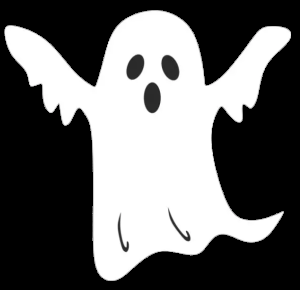
#> input picture sprites/ghost_1.png, 300 x 290 px; its folder holds 4 pictures in this run
$ python working_ghost_tracker.py
#> lines starting #> are read from the running program, lines starting #| are printed output that depends on the picture
#!/usr/bin/env python3

import cv2
import numpy as np
import time
import random
import os

class WorkingGhostTracker:
    def __init__(self):
        # Default parameters - User's preferred settings
        self.depth_min = 217      # mm = 0.7120 feet
        self.depth_max = 3626     # mm = 11.8943 feet
        self.video_opacity = 0.3
        self.ghost_alpha = 0.7
        self.ghost_color = (200, 200, 255)  # Light blue ghost

        # Ghost sprites - load all ghost images
        self.ghost_sprites = []
        self.load_ghost_sprites()

        # Track ghost assignments for each person
        self.person_ghost_map = {}  # Maps person ID to ghost sprite
        self.person_fade_data = {}  # Maps person ID to fade cycle data

        # Background capture
        self.background_image = None
        self.capture_background = False

        # Create control panel
        self.setup_control_panel()

    def setup_control_panel(self):
        """Create a simple OpenCV control panel"""
        cv2.namedWindow('Control Panel', cv2.WINDOW_NORMAL)
        cv2.resizeWindow('Control Panel', 500, 400)

        # Distance controls in feet (4 decimal places)
        min_feet = self.depth_min / 304.8
        max_feet = self.depth_max / 304.8
        cv2.createTrackbar('Min Dist', 'Control Panel', int(min_feet * 10000), 100000, self.update_min_distance_feet)
        cv2.createTrackbar('Max Dist', 'Control Panel', int(max_feet * 10000), 200000, self.update_max_distance_feet)

        # Video opacity
        cv2.createTrackbar('Video Opacity', 'Control Panel', int(self.video_opacity * 100), 100, self.update_video_opacity)

        # Background capture button
        cv2.createTrackbar('Capture BG', 'Control Panel', 0, 1, self.capture_background_callback)

    def update_min_distance_feet(self, val):
        """Update min distance from trackbar"""
        feet = val / 10000.0
        self.depth_min = int(feet * 304.8)
        print(f"Min distance set to {feet:.4f} feet ({self.depth_min}mm)")

    def update_max_distance_feet(self, val):
        """Update max distance from trackbar"""
        feet = val / 10000.0
        self.depth_max = int(feet * 304.8)
        print(f"Max distance set to {feet:.4f} feet ({self.depth_max}mm)")

    def update_video_opacity(self, val):
        """Update video opacity from trackbar"""
        self.video_opacity = val / 100.0
        print(f"Video opacity set to {self.video_opacity:.2f}")

    def capture_background_callback(self, val):
        """Callback for background capture button"""
        if val == 1:  # Button was pressed
            self.capture_background = True
            print("✅ Background capture triggered!")
            # Reset button to 0 after capturing
            cv2.setTrackbarPos('Capture BG', 'Control Panel', 0)

    def load_ghost_sprites(self):
        """Load all ghost sprite images from sprites folder"""
        sprite_folder = "sprites"

        if not os.path.exists(sprite_folder):
            print(f"Sprite folder '{sprite_folder}' not found!")
            return

        # Load all ghost images
        for filename in sorted(os.listdir(sprite_folder)):
            if filename.endswith('.png'):
                sprite_path = os.path.join(sprite_folder, filename)
                sprite = cv2.imread(sprite_path, cv2.IMREAD_UNCHANGED)
#> sprite is the input picture: shape (290, 300, 4); mean B, G, R, A 104.8, 104.8, 104.8, 107.5
                if sprite is not None:
                    self.ghost_sprites.append(sprite)
                    print(f"Loaded ghost sprite: {filename}")
                else:
                    print(f"Failed to load: {filename}")

        if len(self.ghost_sprites) == 0:
            print("No ghost sprites loaded!")
        else:
            print(f"Total ghosts loaded: {len(self.ghost_sprites)}")

    def run(self):
        """Main loop - test version without Kinect"""
        print("👻 Ghost Tracking Test (No Kinect)")
        print("Use the Control Panel to adjust settings!")
        print("Press 'q' to quit, 's' to save a frame")

        frame_count = 0
        while True:
            # Create proper test frames instead of random noise
            rgb = np.zeros((480, 640, 3), dtype=np.uint8)
            rgb[:] = (50, 50, 50)  # Dark gray background

            # Create a proper depth map
            depth = np.ones((480, 640), dtype=np.uint16) * 2000  # Default depth

            # Add some test content to RGB
            cv2.putText(rgb, f"Test Frame {frame_count}", (50, 50),
                       cv2.FONT_HERSHEY_SIMPLEX, 1, (0, 255, 255), 2)
            cv2.putText(rgb, "Simulated Kinect Feed", (50, 100),
                       cv2.FONT_HERSHEY_SIMPLEX, 0.7, (255, 255, 255), 2)

            # Mirror RGB feed for easier interaction
            rgb_mirrored = cv2.flip(rgb, 1)

            # Capture background if button was pressed
            if self.capture_background:
                self.background_image = rgb_mirrored.copy()
                print("Background captured! You can now step in front of the camera.")
                self.capture_background = False

            # Create output with video opacity
            if self.background_image is not None:
                # Use captured background
                output = self.background_image.copy()
                if self.video_opacity > 0:
                    # Blend current frame with background based on opacity
                    output = cv2.addWeighted(self.background_image, 1 - self.video_opacity,
                                            rgb_mirrored, self.video_opacity, 0)
            elif self.video_opacity > 0:
                # Use live feed as background
                output = rgb_mirrored.copy()
                output = cv2.addWeighted(output, self.video_opacity,
                                       np.zeros_like(output), 1 - self.video_opacity, 0)
            else:
                output = np.zeros_like(rgb_mirrored)

            # Mirror depth feed to match RGB
            depth_mirrored = cv2.flip(depth, 1)

            # Simulate person detection with some test blobs
            if frame_count % 100 < 50:  # Show "detected" people every 50 frames
                # Add some test person shapes (rectangles to simulate bounding boxes)
                cv2.rectangle(output, (270, 200), (370, 400), (0, 255, 0), 2)
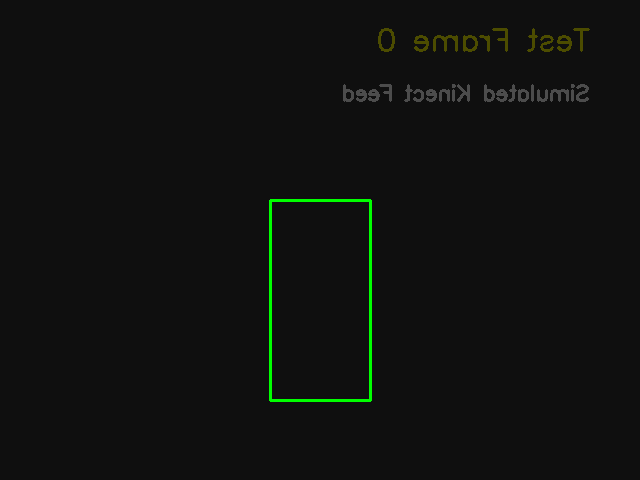
#> output: shape (480, 640, 3); mean of channels 0, 1, 2 15.2, 17, 15.5; drawn as B, G, R
                cv2.putText(output, "Simulated Person 1", (270, 190),
                           cv2.FONT_HERSHEY_SIMPLEX, 0.7, (0, 255, 0), 2)

                if frame_count % 100 < 25:  # Sometimes show 2 people
                    cv2.rectangle(output, (150, 250), (250, 450), (0, 255, 0), 2)
                    cv2.putText(output, "Simulated Person 2", (150, 240),
                               cv2.FONT_HERSHEY_SIMPLEX, 0.7, (0, 255, 0), 2)
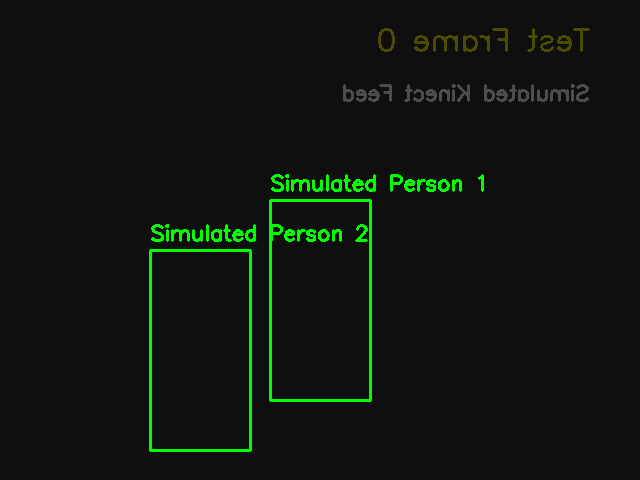
#> output: shape (480, 640, 3); mean of channels 0, 1, 2 15, 20.6, 15.3; drawn as B, G, R

            # Display output
            cv2.imshow("👻 Ghost Tracking - Main View", output)

            # Show debug depth mask
            debug_mask = self.normalize_depth(depth_mirrored)
            cv2.imshow("🔍 Depth Map & Detection", debug_mask)

            # Handle key presses
            key = cv2.waitKey(30) & 0xFF
#> (key q is pressed here)
            if key == ord('q'):
                break
            elif key == ord('s'):
                timestamp = int(time.time() * 1000)
                cv2.imwrite(f"ghost_tracker_{timestamp}.png", output)
                print(f"Saved ghost_tracker_{timestamp}.png")

            frame_count += 1

        cv2.destroyAllWindows()

    def normalize_depth(self, depth_mm):
        """Normalize depth to 0-255 gradient"""
        d = depth_mm.copy().astype(np.float32)
        d[d <= 0] = np.nan
        near, far = float(self.depth_min), float(self.depth_max)
        d = np.clip(d, near, far)
        d = (d - near) / (far - near)  # 0..1
        d = (1.0 - d) * 255.0          # invert so near = bright
        d[np.isnan(d)] = 0
        return d.astype(np.uint8)

if __name__ == "__main__":
    try:
        tracker = WorkingGhostTracker()
        tracker.run()
    except Exception as e:
        print(f"An error occurred: {e}")
        import traceback
        traceback.print_exc()
